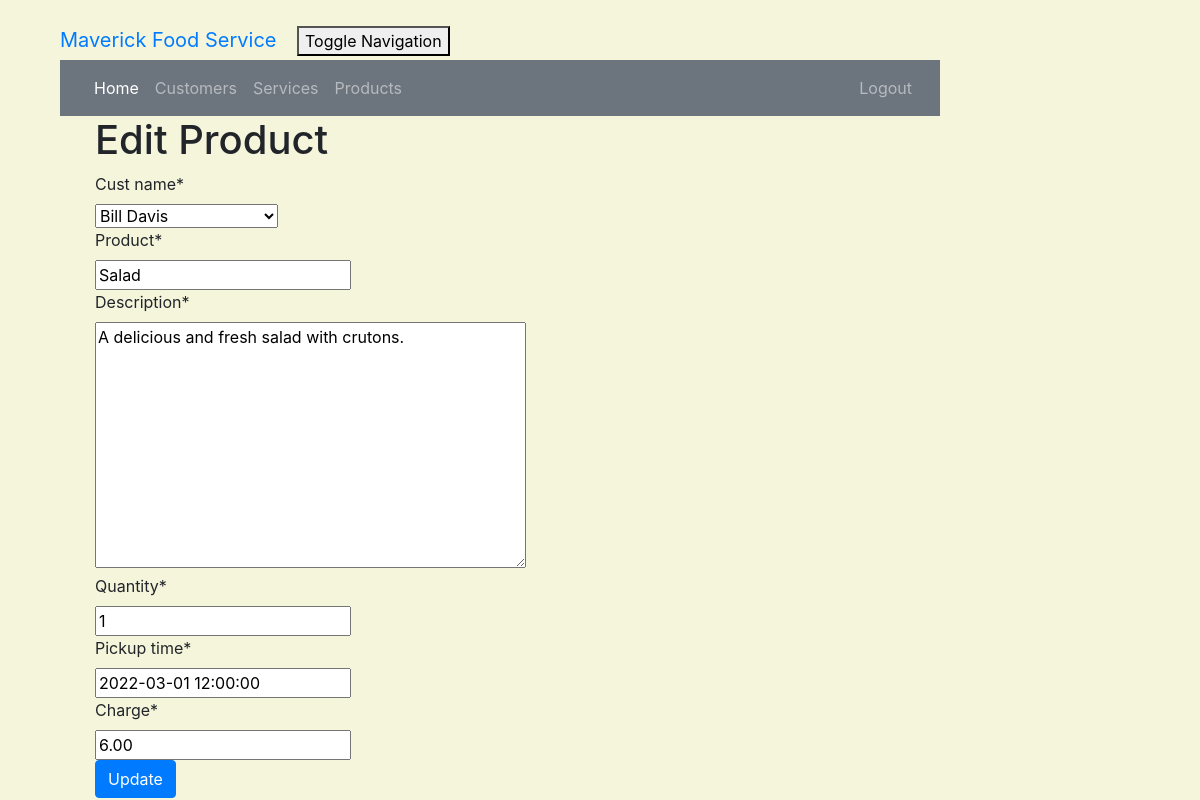
Screenshot of /product/1/edit/ (signed in) with the database file from the repository.
### crm/models.py (models this page shows, shortened)
class Customer(models.Model):
    cust_name = models.CharField(max_length=50)
    email = models.EmailField(max_length=100)
    phone = models.CharField(max_length=20)
    bldgroom = models.CharField(max_length=100)
    address = models.CharField(max_length=200)
    city = models.CharField(max_length=50)
    state = models.CharField(max_length=50)
    zipcode = models.CharField(max_length=10)
    organization = models.CharField(max_length=100)
    role = models.CharField(max_length=100)
    def __str__(self):
        return self.cust_name

class Product(models.Model):
    cust_name = models.ForeignKey(Customer, on_delete=models.CASCADE, related_name='products')
    product = models.CharField(max_length=100)
    description = models.TextField()
    quantity = models.IntegerField()
    pickup_time = models.DateTimeField(
        default=timezone.now)
    charge = models.DecimalField(max_digits=10, decimal_places=2)
    created_date = models.DateTimeField(
        default=timezone.now)
    updated_date = models.DateTimeField(auto_now_add=True)

### crm/views.py (the view)
# urls.py: path('product/<int:pk>/edit/', views.product_edit, name='product_edit'),
@login_required
def product_edit(request, pk):
    product = get_object_or_404(Product, pk=pk)
    if request.method == "POST":
        form = ProductForm(request.POST, instance=product)
        if form.is_valid():
            product = form.save()
            product.updated_date = timezone.now()
            product.save()
            products = Product.objects.filter(created_date__lte=timezone.now())
            return render(request, 'crm/product_list.html', {'products': products})
    else:
        form = ProductForm(instance=product)
    return render(request, 'crm/product_edit.html', {'form': form})

### crm/forms.py
class ProductForm(forms.ModelForm):
    class Meta:
        model = Product
        fields = ('cust_name', 'product', 'description', 'quantity', 'pickup_time', 'charge')

### crm/templates/crm/product_edit.html (shortened to what this page needs)
<!DOCTYPE html>
<html lang="en">
{% extends 'crm/base.html' %}
{% load crispy_forms_tags %}
{% block content %}
    <h1>Edit Product</h1>
    <form method="POST" class="product-form">{% csrf_token %}
        {{ form|crispy }}
        <button type="submit" class="btn btn-primary">Update</button>
    </form>
{% endblock %}

### crm/static/css/portfolio.css (style rules this page uses)
body { padding-left: 45px; padding-right: 45px; padding-top: 20px; }

### crm/templates/crm/product_edit.html (style rules this page uses)
body { background-color: beige; }

### rows the page displays
Customer: cust_name "Bill Davis"
Product: product "Salad", description "A delicious and fresh salad with crutons.", quantity "1", pickup_time "2022-03-01 12:00:00", charge "6.00"
